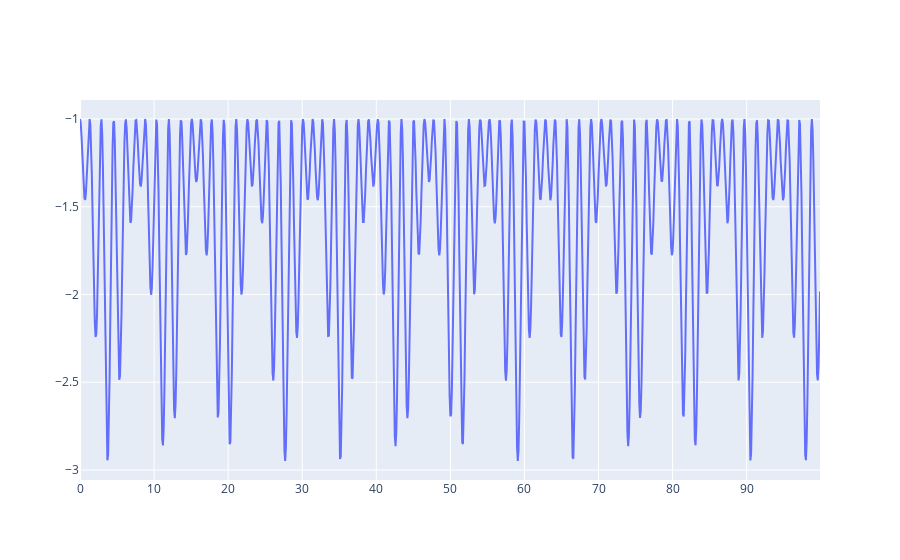

Notebook code for this chart:
### Code cell
py.iplot([go.Scatter(x=timeline,y=eigenvalue(stateA,stateB,timeline))])

### Figure 1 — Plotly figure (JSON) as saved in the notebook; plotly's stock layout.template omitted (floating-point values rounded to 4 significant figures; data arrays with more than 128 entries replaced by an {"elided": "..."} marker saying what was removed)
{"data": [{"type": "scatter", "x": {"elided": "1000 float values"}, "y": {"elided": "1000 float values"}}], "layout": {}}
